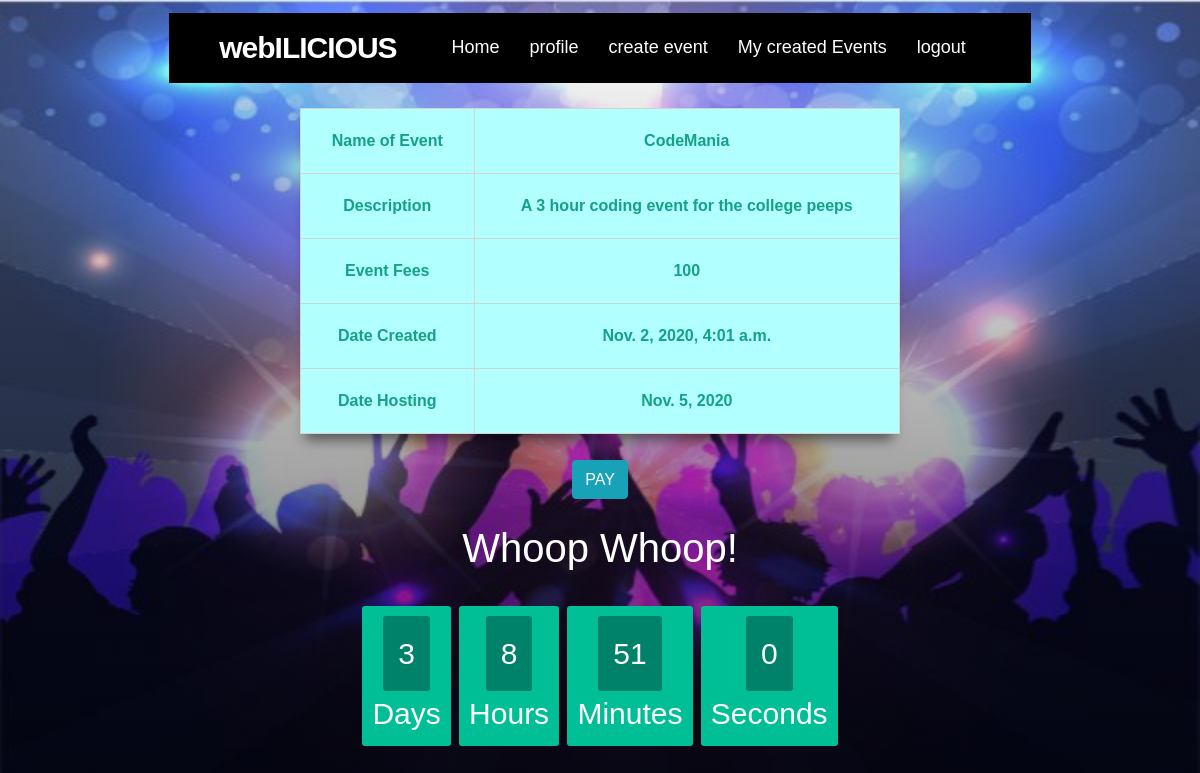
Screenshot of /user/myeventDetailed/13 (signed in) with the database file from the repository.
### user/models.py (models this page shows, shortened)
class Events(models.Model):
    hoster=models.ForeignKey(Profile,on_delete=models.CASCADE)
    name = models.CharField(max_length=100)
    description=models.CharField(max_length=100)
    fees = models.IntegerField()
    college = models.CharField(max_length=255)
    dateCreated= models.DateTimeField(auto_now_add=True)
    dateHost = models.DateField()

### user/views.py (the view)
# urls.py: path('myeventDetailed/<int:id>',views.myeventDetailed,name="myeventDetailed"),
def myeventDetailed(request,id):
    profile = Profile.objects.get(student_id=request.user.id)
    event = Events.objects.get(pk=id)
    context = {'event': event,'item' : profile}
    return render(request,'user/MyeventDetailed.html',context)

### user/templates/user/MyeventDetailed.html (shortened to what this page needs)
{% extends 'user/base.html' %}
{% load static %}
{% block body %}
<table>
	 <thead>
                        <tr>
                                <th scope="col">Name of Event</th>
                                <th scope="col">{{event.name}}</th>
                        </tr>
                </thead>
                <thead>
                        <tr>
                                <th scope="col">Description</th>
                                <th scope="col" class="{% cycle 'row1' 'row2' %}">
                                        {{event.description}}</th>
                        </tr>
                </thead>
                <thead>
                        <tr>
                                <th scope="col">Event Fees</th>
                                <th scope="col">{{event.fees}}</th>
                        </tr>
                </thead>
                <thead>
                        <tr>
                                <th scope="col">Date Created</th>
                                <th scope="col">{{event.dateCreated}}</th>
                        </tr>
                </thead>
                <thead>
                        <tr>
                                <th scope="col">Date Hosting</th>
                                <th scope="col">{{event.dateHost}}</th>
                        </tr>
                </thead>
        </table>
        <button type="button" class="btn btn-info mx-2" data-toggle="modal"
                                                data-target="#exampleModal">
                                                <a href="{% url 'payement' %}"><font color="#ffffff">
                                                PAY</font></a>
                                        </button>
                                        <h1><font color="white">Whoop Whoop!</font></h1>
<div id="clockdiv">
  <div>
    <span class="days" id="day"></span>
    <div class="smalltext">Days</div>
  </div>
  <div>
    <span class="hours" id="hour"></span>
    <div class="smalltext">Hours</div>
  </div>
  <div>
    <span class="minutes" id="minute"></span>
    <div class="smalltext">Minutes</div>
  </div>
  <div>
    <span class="seconds" id="second"></span>
    <div class="smalltext">Seconds</div>
  </div>
</div>
{% endblock body %}

### static/css/base.css (style rules this page uses)
* { margin: 0; padding: 0; outline: none; box-sizing: border-box; font-family: 'Montserrat', sans-serif; }

### rows the page displays
Events: name "CodeMania", description "A 3 hour coding event for the college peeps", fees "100", dateCreated "Nov. 2, 2020, 4:01 a.m.", dateHost "Nov. 5, 2020"
